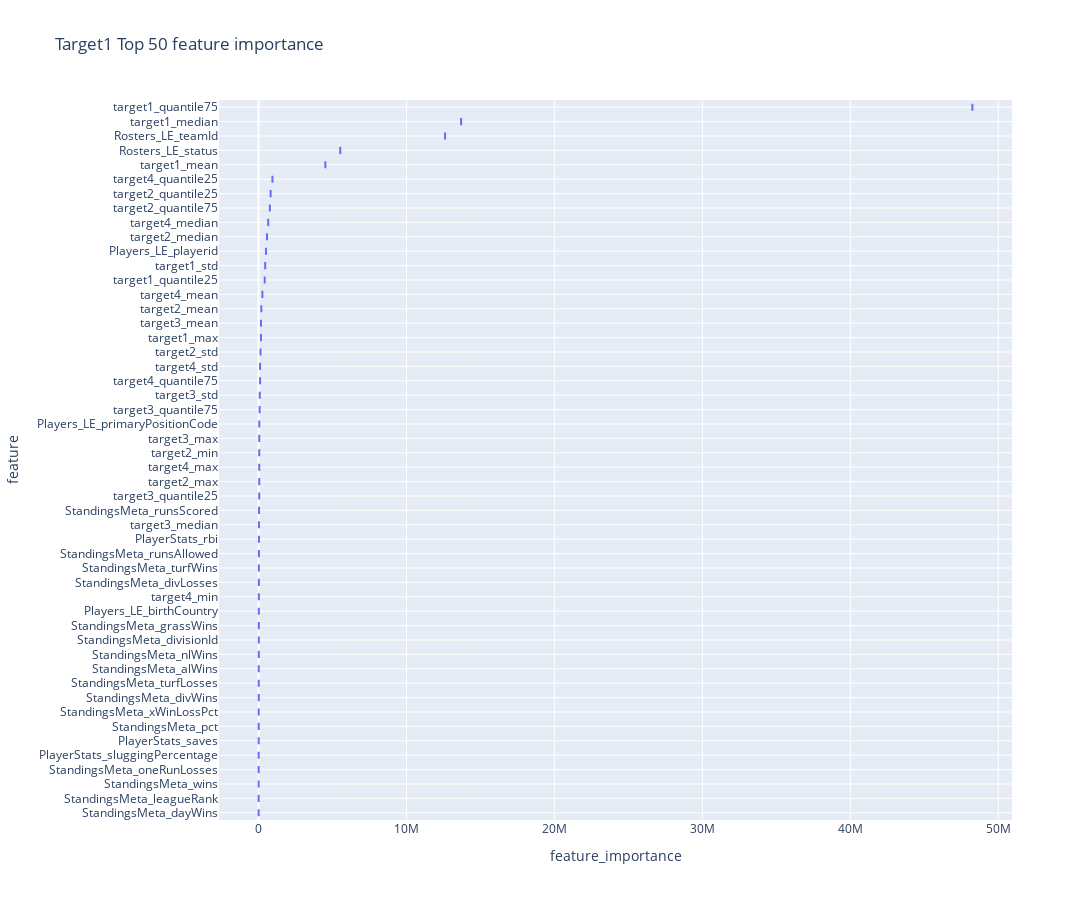
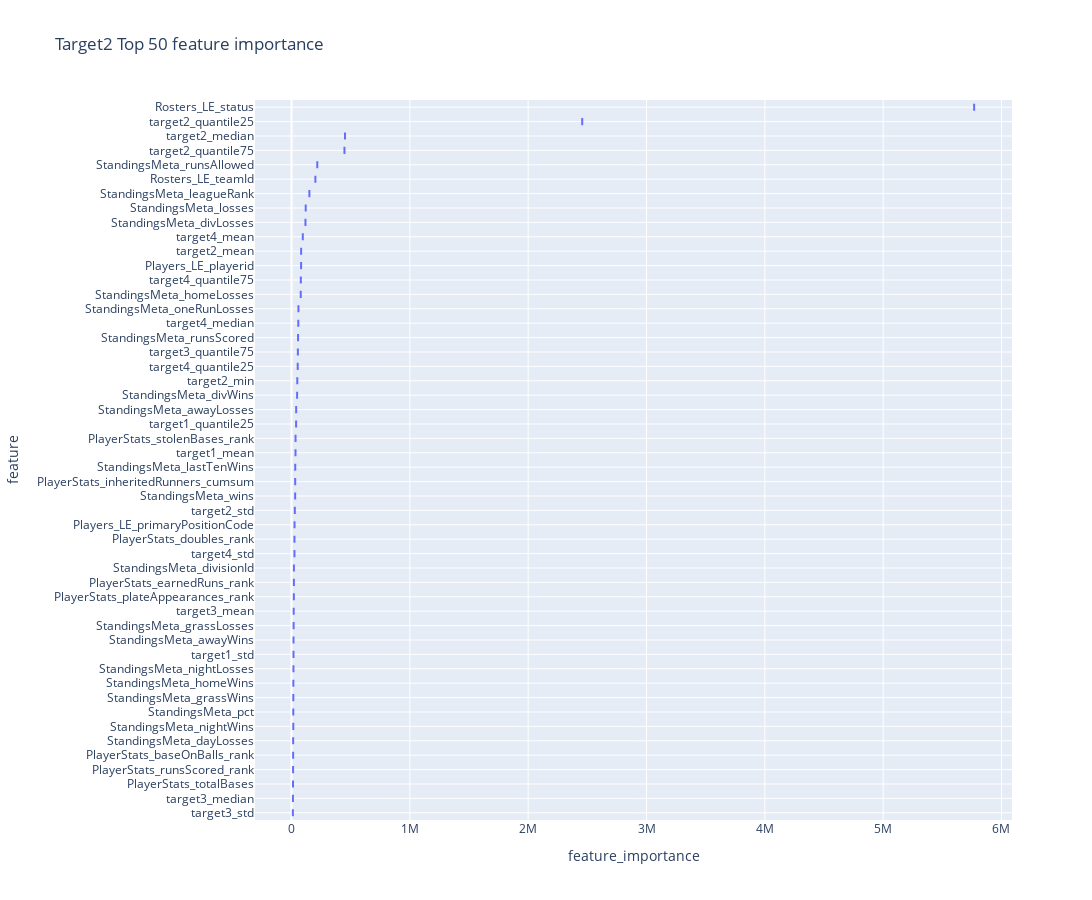
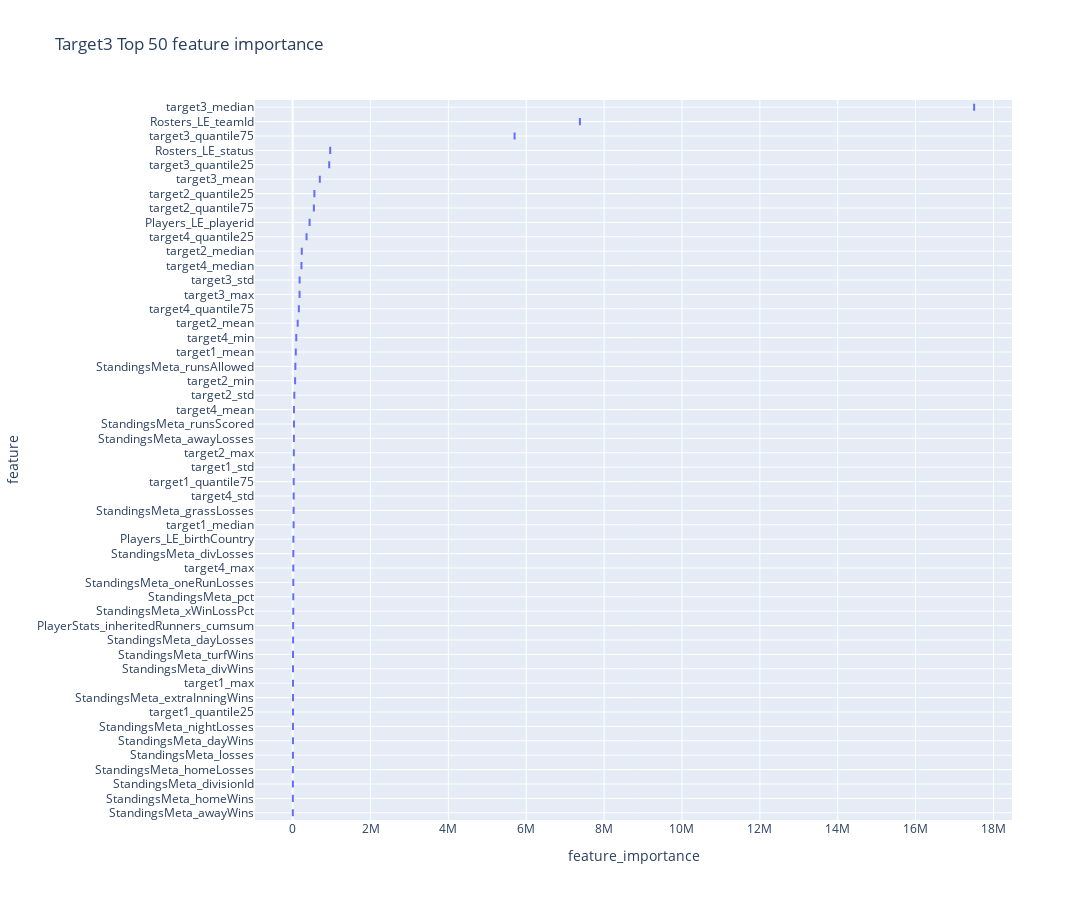
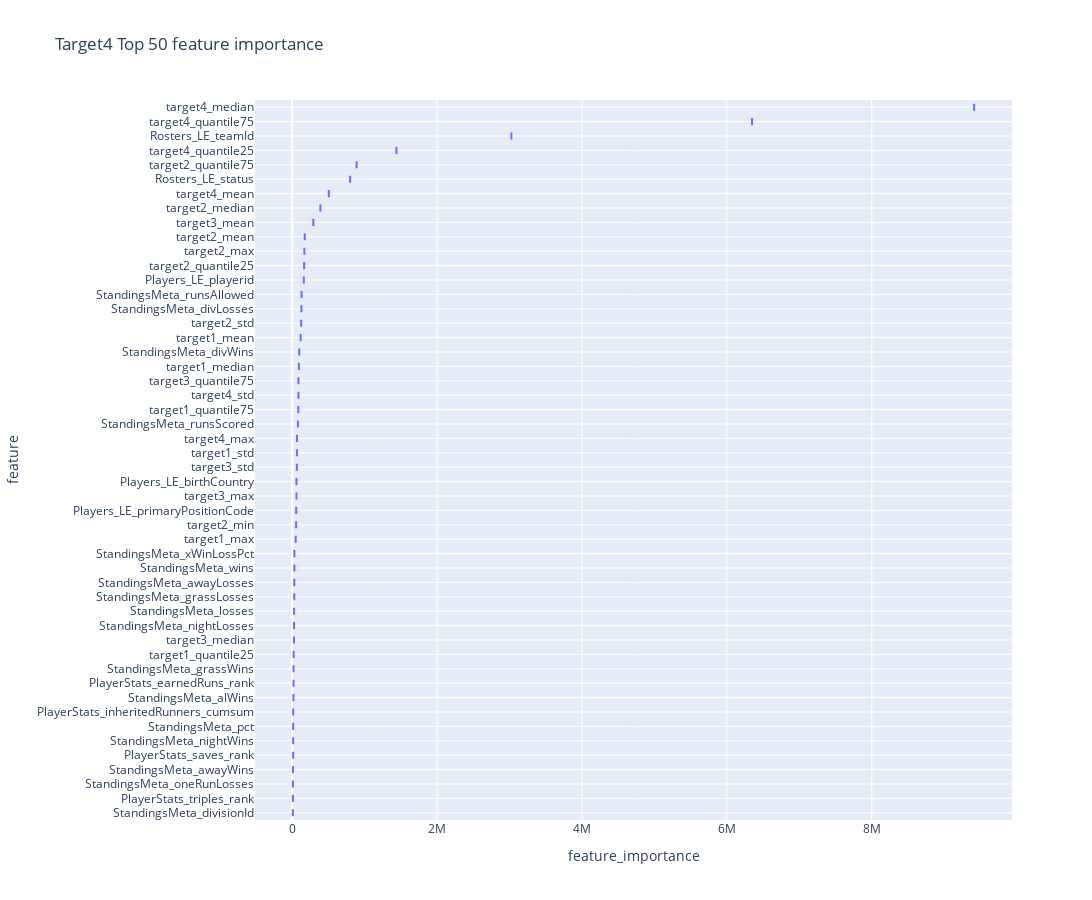

Source (notebook cell) for these figures, in order:
### Code cell
visualize_feature_importance(models, train_feat_df)

### Figure 1 — Plotly figure (JSON) as saved in the notebook; plotly's stock layout.template omitted (floating-point values rounded to 4 significant figures)
{"data": [{"alignmentgroup": "True", "hovertemplate": "feature_importance=%{x}<br>feature=%{y}<extra></extra>", "legendgroup": "", "marker": {"color": "#636efa"}, "name": "", "notched": false, "offsetgroup": "", "orientation": "h", "showlegend": false, "type": "box", "x": [4516000.0, 450800.0, 167000.0, 13690000.0, 417500.0, 48250000.0, 188900.0, 133500.0, 46860.0, 48110.0, 573900.0, 816900.0, 765200.0, 168300.0, 81820.0, 48930.0, 28660.0, 45490.0, 71650.0, 261300.0, 105300.0, 47710.0, 22430.0, 653200.0, 939500.0, 104900.0, 12610000.0, 5524000.0, 20190.0, 49950.0, 503500.0, 28270.0, 10060.0, 9299.0, 19040.0, 8891.0, 8923.0, 12070.0, 25880.0, 34560.0, 9119.0, 7933.0, 19390.0, 25010.0, 14850.0, 14360.0, 23720.0, 16850.0, 17220.0, 12220.0], "x0": " ", "xaxis": "x", "y": ["target1_mean", "target1_std", "target1_max", "target1_median", "target1_quantile25", "target1_quantile75", "target2_mean", "target2_std", "target2_max", "target2_min", "target2_median", "target2_quantile25", "target2_quantile75", "target3_mean", "target3_std", "target3_max", "target3_median", "target3_quantile25", "target3_quantile75", "target4_mean", "target4_std", "target4_max", "target4_min", "target4_median", "target4_quantile25", "target4_quantile75", "Rosters_LE_teamId", "Rosters_LE_status", "Players_LE_birthCountry", "Players_LE_primaryPositionCode", "Players_LE_playerid", "PlayerStats_rbi", "PlayerStats_saves", "PlayerStats_sluggingPercentage", "StandingsMeta_divisionId", "StandingsMeta_leagueRank", "StandingsMeta_wins", "StandingsMeta_pct", "StandingsMeta_runsAllowed", "StandingsMeta_runsScored", "StandingsMeta_oneRunLosses", "StandingsMeta_dayWins", "StandingsMeta_grassWins", "StandingsMeta_turfWins", "StandingsMeta_turfLosses", "StandingsMeta_divWins", "StandingsMeta_divLosses", "StandingsMeta_alWins", "StandingsMeta_nlWins", "StandingsMeta_xWinLossPct"], "y0": " ", "yaxis": "y"}], "layout": {"boxmode": "group", "height": 900, "legend": {"tracegroupgap": 0}, "title": {"text": "Target1 Top 50 feature importance"}, "width": 1250, "xaxis": {"anchor": "y", "domain": [0, 1], "title": {"text": "feature_importance"}}, "yaxis": {"anchor": "x", "categoryarray": ["StandingsMeta_dayWins", "StandingsMeta_leagueRank", "StandingsMeta_wins", "StandingsMeta_oneRunLosses", "PlayerStats_sluggingPercentage", "PlayerStats_saves", "StandingsMeta_pct", "StandingsMeta_xWinLossPct", "StandingsMeta_divWins", "StandingsMeta_turfLosses", "StandingsMeta_alWins", "StandingsMeta_nlWins", "StandingsMeta_divisionId", "StandingsMeta_grassWins", "Players_LE_birthCountry", "target4_min", "StandingsMeta_divLosses", "StandingsMeta_turfWins", "StandingsMeta_runsAllowed", "PlayerStats_rbi", "target3_median", "StandingsMeta_runsScored", "target3_quantile25", "target2_max", "target4_max", "target2_min", "target3_max", "Players_LE_primaryPositionCode", "target3_quantile75", "target3_std", "target4_quantile75", "target4_std", "target2_std", "target1_max", "target3_mean", "target2_mean", "target4_mean", "target1_quantile25", "target1_std", "Players_LE_playerid", "target2_median", "target4_median", "target2_quantile75", "target2_quantile25", "target4_quantile25", "target1_mean", "Rosters_LE_status", "Rosters_LE_teamId", "target1_median", "target1_quantile75"], "categoryorder": "array", "domain": [0, 1], "showgrid": true, "title": {"text": "feature"}}}}

### Figure 2 — Plotly figure (JSON) as saved in the notebook; plotly's stock layout.template omitted (floating-point values rounded to 4 significant figures)
{"data": [{"alignmentgroup": "True", "hovertemplate": "feature_importance=%{x}<br>feature=%{y}<extra></extra>", "legendgroup": "", "marker": {"color": "#636efa"}, "name": "", "notched": false, "offsetgroup": "", "orientation": "h", "showlegend": false, "type": "box", "x": [33710.0, 16740.0, 38870.0, 81320.0, 28000.0, 48830.0, 452100.0, 2457000.0, 447500.0, 18430.0, 11330.0, 12050.0, 53700.0, 95410.0, 24930.0, 57330.0, 52310.0, 78830.0, 201600.0, 5769000.0, 25590.0, 81080.0, 12790.0, 31230.0, 24970.0, 13350.0, 13700.0, 34010.0, 19680.0, 20070.0, 20500.0, 151100.0, 30810.0, 120100.0, 15090.0, 217600.0, 55380.0, 15680.0, 78000.0, 17010.0, 39380.0, 31440.0, 58520.0, 13990.0, 15090.0, 16370.0, 15250.0, 17770.0, 47400.0, 117800.0], "x0": " ", "xaxis": "x", "y": ["target1_mean", "target1_std", "target1_quantile25", "target2_mean", "target2_std", "target2_min", "target2_median", "target2_quantile25", "target2_quantile75", "target3_mean", "target3_std", "target3_median", "target3_quantile75", "target4_mean", "target4_std", "target4_median", "target4_quantile25", "target4_quantile75", "Rosters_LE_teamId", "Rosters_LE_status", "Players_LE_primaryPositionCode", "Players_LE_playerid", "PlayerStats_totalBases", "PlayerStats_inheritedRunners_cumsum", "PlayerStats_doubles_rank", "PlayerStats_runsScored_rank", "PlayerStats_baseOnBalls_rank", "PlayerStats_stolenBases_rank", "PlayerStats_plateAppearances_rank", "PlayerStats_earnedRuns_rank", "StandingsMeta_divisionId", "StandingsMeta_leagueRank", "StandingsMeta_wins", "StandingsMeta_losses", "StandingsMeta_pct", "StandingsMeta_runsAllowed", "StandingsMeta_runsScored", "StandingsMeta_homeWins", "StandingsMeta_homeLosses", "StandingsMeta_awayWins", "StandingsMeta_awayLosses", "StandingsMeta_lastTenWins", "StandingsMeta_oneRunLosses", "StandingsMeta_dayLosses", "StandingsMeta_nightWins", "StandingsMeta_nightLosses", "StandingsMeta_grassWins", "StandingsMeta_grassLosses", "StandingsMeta_divWins", "StandingsMeta_divLosses"], "y0": " ", "yaxis": "y"}], "layout": {"boxmode": "group", "height": 900, "legend": {"tracegroupgap": 0}, "title": {"text": "Target2 Top 50 feature importance"}, "width": 1250, "xaxis": {"anchor": "y", "domain": [0, 1], "title": {"text": "feature_importance"}}, "yaxis": {"anchor": "x", "categoryarray": ["target3_std", "target3_median", "PlayerStats_totalBases", "PlayerStats_runsScored_rank", "PlayerStats_baseOnBalls_rank", "StandingsMeta_dayLosses", "StandingsMeta_nightWins", "StandingsMeta_pct", "StandingsMeta_grassWins", "StandingsMeta_homeWins", "StandingsMeta_nightLosses", "target1_std", "StandingsMeta_awayWins", "StandingsMeta_grassLosses", "target3_mean", "PlayerStats_plateAppearances_rank", "PlayerStats_earnedRuns_rank", "StandingsMeta_divisionId", "target4_std", "PlayerStats_doubles_rank", "Players_LE_primaryPositionCode", "target2_std", "StandingsMeta_wins", "PlayerStats_inheritedRunners_cumsum", "StandingsMeta_lastTenWins", "target1_mean", "PlayerStats_stolenBases_rank", "target1_quantile25", "StandingsMeta_awayLosses", "StandingsMeta_divWins", "target2_min", "target4_quantile25", "target3_quantile75", "StandingsMeta_runsScored", "target4_median", "StandingsMeta_oneRunLosses", "StandingsMeta_homeLosses", "target4_quantile75", "Players_LE_playerid", "target2_mean", "target4_mean", "StandingsMeta_divLosses", "StandingsMeta_losses", "StandingsMeta_leagueRank", "Rosters_LE_teamId", "StandingsMeta_runsAllowed", "target2_quantile75", "target2_median", "target2_quantile25", "Rosters_LE_status"], "categoryorder": "array", "domain": [0, 1], "showgrid": true, "title": {"text": "feature"}}}}

### Figure 3 — Plotly figure (JSON) as saved in the notebook; plotly's stock layout.template omitted (floating-point values rounded to 4 significant figures)
{"data": [{"alignmentgroup": "True", "hovertemplate": "feature_importance=%{x}<br>feature=%{y}<extra></extra>", "legendgroup": "", "marker": {"color": "#636efa"}, "name": "", "notched": false, "offsetgroup": "", "orientation": "h", "showlegend": false, "type": "box", "x": [79990.0, 28910.0, 8560.0, 23470.0, 8472.0, 26270.0, 129100.0, 42340.0, 29310.0, 62840.0, 234200.0, 557800.0, 544900.0, 697100.0, 177800.0, 177000.0, 17500000.0, 938300.0, 5700000.0, 33330.0, 25370.0, 16210.0, 92360.0, 226000.0, 356700.0, 158700.0, 7378000.0, 964100.0, 18400.0, 435000.0, 12110.0, 5719.0, 7146.0, 15480.0, 69230.0, 32970.0, 4751.0, 6257.0, 4708.0, 31990.0, 8518.0, 15940.0, 7656.0, 11660.0, 7695.0, 23920.0, 8934.0, 8671.0, 16520.0, 15130.0], "x0": " ", "xaxis": "x", "y": ["target1_mean", "target1_std", "target1_max", "target1_median", "target1_quantile25", "target1_quantile75", "target2_mean", "target2_std", "target2_max", "target2_min", "target2_median", "target2_quantile25", "target2_quantile75", "target3_mean", "target3_std", "target3_max", "target3_median", "target3_quantile25", "target3_quantile75", "target4_mean", "target4_std", "target4_max", "target4_min", "target4_median", "target4_quantile25", "target4_quantile75", "Rosters_LE_teamId", "Rosters_LE_status", "Players_LE_birthCountry", "Players_LE_playerid", "PlayerStats_inheritedRunners_cumsum", "StandingsMeta_divisionId", "StandingsMeta_losses", "StandingsMeta_pct", "StandingsMeta_runsAllowed", "StandingsMeta_runsScored", "StandingsMeta_homeWins", "StandingsMeta_homeLosses", "StandingsMeta_awayWins", "StandingsMeta_awayLosses", "StandingsMeta_extraInningWins", "StandingsMeta_oneRunLosses", "StandingsMeta_dayWins", "StandingsMeta_dayLosses", "StandingsMeta_nightLosses", "StandingsMeta_grassLosses", "StandingsMeta_turfWins", "StandingsMeta_divWins", "StandingsMeta_divLosses", "StandingsMeta_xWinLossPct"], "y0": " ", "yaxis": "y"}], "layout": {"boxmode": "group", "height": 900, "legend": {"tracegroupgap": 0}, "title": {"text": "Target3 Top 50 feature importance"}, "width": 1250, "xaxis": {"anchor": "y", "domain": [0, 1], "title": {"text": "feature_importance"}}, "yaxis": {"anchor": "x", "categoryarray": ["StandingsMeta_awayWins", "StandingsMeta_homeWins", "StandingsMeta_divisionId", "StandingsMeta_homeLosses", "StandingsMeta_losses", "StandingsMeta_dayWins", "StandingsMeta_nightLosses", "target1_quantile25", "StandingsMeta_extraInningWins", "target1_max", "StandingsMeta_divWins", "StandingsMeta_turfWins", "StandingsMeta_dayLosses", "PlayerStats_inheritedRunners_cumsum", "StandingsMeta_xWinLossPct", "StandingsMeta_pct", "StandingsMeta_oneRunLosses", "target4_max", "StandingsMeta_divLosses", "Players_LE_birthCountry", "target1_median", "StandingsMeta_grassLosses", "target4_std", "target1_quantile75", "target1_std", "target2_max", "StandingsMeta_awayLosses", "StandingsMeta_runsScored", "target4_mean", "target2_std", "target2_min", "StandingsMeta_runsAllowed", "target1_mean", "target4_min", "target2_mean", "target4_quantile75", "target3_max", "target3_std", "target4_median", "target2_median", "target4_quantile25", "Players_LE_playerid", "target2_quantile75", "target2_quantile25", "target3_mean", "target3_quantile25", "Rosters_LE_status", "target3_quantile75", "Rosters_LE_teamId", "target3_median"], "categoryorder": "array", "domain": [0, 1], "showgrid": true, "title": {"text": "feature"}}}}

### Figure 4 — Plotly figure (JSON) as saved in the notebook; plotly's stock layout.template omitted (floating-point values rounded to 4 significant figures)
{"data": [{"alignmentgroup": "True", "hovertemplate": "feature_importance=%{x}<br>feature=%{y}<extra></extra>", "legendgroup": "", "marker": {"color": "#636efa"}, "name": "", "notched": false, "offsetgroup": "", "orientation": "h", "showlegend": false, "type": "box", "x": [116700.0, 64360.0, 48020.0, 91960.0, 19550.0, 84140.0, 172300.0, 123200.0, 168000.0, 53670.0, 389000.0, 164500.0, 888600.0, 291400.0, 63590.0, 58500.0, 24770.0, 85910.0, 504800.0, 85900.0, 65230.0, 9413000.0, 1439000.0, 6348000.0, 3026000.0, 799800.0, 58500.0, 54930.0, 160000.0, 13450.0, 8924.0, 12560.0, 17730.0, 8699.0, 29900.0, 26120.0, 13330.0, 128700.0, 78860.0, 10110.0, 28300.0, 9181.0, 12630.0, 24990.0, 18620.0, 28170.0, 97120.0, 127300.0, 16600.0, 30320.0], "x0": " ", "xaxis": "x", "y": ["target1_mean", "target1_std", "target1_max", "target1_median", "target1_quantile25", "target1_quantile75", "target2_mean", "target2_std", "target2_max", "target2_min", "target2_median", "target2_quantile25", "target2_quantile75", "target3_mean", "target3_std", "target3_max", "target3_median", "target3_quantile75", "target4_mean", "target4_std", "target4_max", "target4_median", "target4_quantile25", "target4_quantile75", "Rosters_LE_teamId", "Rosters_LE_status", "Players_LE_birthCountry", "Players_LE_primaryPositionCode", "Players_LE_playerid", "PlayerStats_inheritedRunners_cumsum", "PlayerStats_triples_rank", "PlayerStats_saves_rank", "PlayerStats_earnedRuns_rank", "StandingsMeta_divisionId", "StandingsMeta_wins", "StandingsMeta_losses", "StandingsMeta_pct", "StandingsMeta_runsAllowed", "StandingsMeta_runsScored", "StandingsMeta_awayWins", "StandingsMeta_awayLosses", "StandingsMeta_oneRunLosses", "StandingsMeta_nightWins", "StandingsMeta_nightLosses", "StandingsMeta_grassWins", "StandingsMeta_grassLosses", "StandingsMeta_divWins", "StandingsMeta_divLosses", "StandingsMeta_alWins", "StandingsMeta_xWinLossPct"], "y0": " ", "yaxis": "y"}], "layout": {"boxmode": "group", "height": 900, "legend": {"tracegroupgap": 0}, "title": {"text": "Target4 Top 50 feature importance"}, "width": 1250, "xaxis": {"anchor": "y", "domain": [0, 1], "title": {"text": "feature_importance"}}, "yaxis": {"anchor": "x", "categoryarray": ["StandingsMeta_divisionId", "PlayerStats_triples_rank", "StandingsMeta_oneRunLosses", "StandingsMeta_awayWins", "PlayerStats_saves_rank", "StandingsMeta_nightWins", "StandingsMeta_pct", "PlayerStats_inheritedRunners_cumsum", "StandingsMeta_alWins", "PlayerStats_earnedRuns_rank", "StandingsMeta_grassWins", "target1_quantile25", "target3_median", "StandingsMeta_nightLosses", "StandingsMeta_losses", "StandingsMeta_grassLosses", "StandingsMeta_awayLosses", "StandingsMeta_wins", "StandingsMeta_xWinLossPct", "target1_max", "target2_min", "Players_LE_primaryPositionCode", "target3_max", "Players_LE_birthCountry", "target3_std", "target1_std", "target4_max", "StandingsMeta_runsScored", "target1_quantile75", "target4_std", "target3_quantile75", "target1_median", "StandingsMeta_divWins", "target1_mean", "target2_std", "StandingsMeta_divLosses", "StandingsMeta_runsAllowed", "Players_LE_playerid", "target2_quantile25", "target2_max", "target2_mean", "target3_mean", "target2_median", "target4_mean", "Rosters_LE_status", "target2_quantile75", "target4_quantile25", "Rosters_LE_teamId", "target4_quantile75", "target4_median"], "categoryorder": "array", "domain": [0, 1], "showgrid": true, "title": {"text": "feature"}}}}
